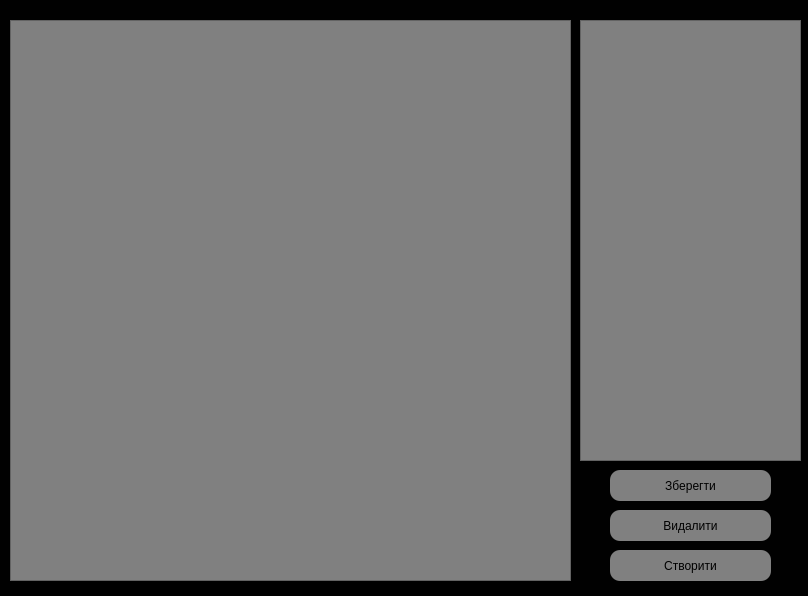
<?xml version="1.0" encoding="UTF-8"?>
<ui version="4.0">
 <class>MainWindow</class>
 <widget class="QMainWindow" name="MainWindow">
  <property name="geometry">
   <rect>
    <x>0</x>
    <y>0</y>
    <width>808</width>
    <height>596</height>
   </rect>
  </property>
  <property name="windowTitle">
   <string>Розумні нотатки</string>
  </property>
  <property name="styleSheet">
   <string notr="true">background-color: #010101;</string>
  </property>
  <widget class="QWidget" name="centralwidget">
   <widget class="QTextEdit" name="textEdit">
    <property name="geometry">
     <rect>
      <x>10</x>
      <y>20</y>
      <width>561</width>
      <height>561</height>
     </rect>
    </property>
    <property name="styleSheet">
     <string notr="true">background-color: grey;</string>
    </property>
   </widget>
   <widget class="QListWidget" name="listWidget">
    <property name="geometry">
     <rect>
      <x>580</x>
      <y>20</y>
      <width>221</width>
      <height>441</height>
     </rect>
    </property>
    <property name="styleSheet">
     <string notr="true">background-color: grey;</string>
    </property>
   </widget>
   <widget class="QPushButton" name="pushButton">
    <property name="geometry">
     <rect>
      <x>610</x>
      <y>550</y>
      <width>161</width>
      <height>31</height>
     </rect>
    </property>
    <property name="styleSheet">
     <string notr="true">background-color: grey;
border-radius: 10px</string>
    </property>
    <property name="text">
     <string>Створити</string>
    </property>
   </widget>
   <widget class="QPushButton" name="pushButton_2">
    <property name="geometry">
     <rect>
      <x>610</x>
      <y>510</y>
      <width>161</width>
      <height>31</height>
     </rect>
    </property>
    <property name="styleSheet">
     <string notr="true">background-color: grey;
border-radius: 10px</string>
    </property>
    <property name="text">
     <string>Видалити</string>
    </property>
   </widget>
   <widget class="QPushButton" name="pushButton_3">
    <property name="geometry">
     <rect>
      <x>610</x>
      <y>470</y>
      <width>161</width>
      <height>31</height>
     </rect>
    </property>
    <property name="styleSheet">
     <string notr="true">background-color: grey;
border-radius: 10px</string>
    </property>
    <property name="text">
     <string>Зберегти</string>
    </property>
   </widget>
  </widget>
 </widget>
 <resources/>
 <connections/>
</ui>
